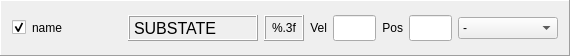
<?xml version="1.0" encoding="UTF-8"?>
<ui version="4.0">
 <class>Frame</class>
 <widget class="QFrame" name="Frame">
  <property name="geometry">
   <rect>
    <x>0</x>
    <y>0</y>
    <width>570</width>
    <height>56</height>
   </rect>
  </property>
  <property name="minimumSize">
   <size>
    <width>570</width>
    <height>56</height>
   </size>
  </property>
  <property name="maximumSize">
   <size>
    <width>600</width>
    <height>60</height>
   </size>
  </property>
  <property name="windowTitle">
   <string>Frame</string>
  </property>
  <property name="styleSheet">
   <string notr="true"/>
  </property>
  <property name="frameShape">
   <enum>QFrame::Panel</enum>
  </property>
  <property name="frameShadow">
   <enum>QFrame::Raised</enum>
  </property>
  <layout class="QGridLayout" name="gridLayout">
   <item row="0" column="0">
    <layout class="QHBoxLayout" name="horizontalLayout_2">
     <item>
      <widget class="QCheckBox" name="check">
       <property name="text">
        <string/>
       </property>
       <property name="checked">
        <bool>true</bool>
       </property>
      </widget>
     </item>
     <item>
      <widget class="QLabel" name="name">
       <property name="sizePolicy">
        <sizepolicy hsizetype="Fixed" vsizetype="Preferred">
         <horstretch>0</horstretch>
         <verstretch>0</verstretch>
        </sizepolicy>
       </property>
       <property name="minimumSize">
        <size>
         <width>90</width>
         <height>0</height>
        </size>
       </property>
       <property name="text">
        <string>name</string>
       </property>
      </widget>
     </item>
     <item>
      <widget class="QLabel" name="substate">
       <property name="minimumSize">
        <size>
         <width>130</width>
         <height>0</height>
        </size>
       </property>
       <property name="font">
        <font>
         <pointsize>12</pointsize>
        </font>
       </property>
       <property name="frameShape">
        <enum>QFrame::Box</enum>
       </property>
       <property name="frameShadow">
        <enum>QFrame::Raised</enum>
       </property>
       <property name="text">
        <string>SUBSTATE</string>
       </property>
       <property name="alignment">
        <set>Qt::AlignLeading|Qt::AlignLeft|Qt::AlignVCenter</set>
       </property>
      </widget>
     </item>
     <item>
      <widget class="QLabel" name="pos_actual">
       <property name="minimumSize">
        <size>
         <width>40</width>
         <height>0</height>
        </size>
       </property>
       <property name="font">
        <font>
         <pointsize>9</pointsize>
        </font>
       </property>
       <property name="frameShape">
        <enum>QFrame::Box</enum>
       </property>
       <property name="frameShadow">
        <enum>QFrame::Raised</enum>
       </property>
       <property name="text">
        <string>%.3f</string>
       </property>
       <property name="alignment">
        <set>Qt::AlignCenter</set>
       </property>
      </widget>
     </item>
     <item>
      <spacer name="horizontalSpacer">
       <property name="orientation">
        <enum>Qt::Horizontal</enum>
       </property>
       <property name="sizeHint" stdset="0">
        <size>
         <width>40</width>
         <height>20</height>
        </size>
       </property>
      </spacer>
     </item>
     <item>
      <widget class="QLabel" name="label_5">
       <property name="sizePolicy">
        <sizepolicy hsizetype="Fixed" vsizetype="Preferred">
         <horstretch>0</horstretch>
         <verstretch>0</verstretch>
        </sizepolicy>
       </property>
       <property name="text">
        <string>Vel</string>
       </property>
       <property name="alignment">
        <set>Qt::AlignRight|Qt::AlignTrailing|Qt::AlignVCenter</set>
       </property>
      </widget>
     </item>
     <item>
      <widget class="QLineEdit" name="input_velocity">
       <property name="sizePolicy">
        <sizepolicy hsizetype="Preferred" vsizetype="Fixed">
         <horstretch>0</horstretch>
         <verstretch>0</verstretch>
        </sizepolicy>
       </property>
       <property name="minimumSize">
        <size>
         <width>40</width>
         <height>0</height>
        </size>
       </property>
       <property name="maximumSize">
        <size>
         <width>100</width>
         <height>16777215</height>
        </size>
       </property>
       <property name="font">
        <font>
         <pointsize>11</pointsize>
        </font>
       </property>
       <property name="alignment">
        <set>Qt::AlignRight|Qt::AlignTrailing|Qt::AlignVCenter</set>
       </property>
      </widget>
     </item>
     <item>
      <widget class="QLabel" name="label_6">
       <property name="sizePolicy">
        <sizepolicy hsizetype="Fixed" vsizetype="Preferred">
         <horstretch>0</horstretch>
         <verstretch>0</verstretch>
        </sizepolicy>
       </property>
       <property name="text">
        <string>Pos</string>
       </property>
       <property name="alignment">
        <set>Qt::AlignRight|Qt::AlignTrailing|Qt::AlignVCenter</set>
       </property>
      </widget>
     </item>
     <item>
      <widget class="QLineEdit" name="input_pos_target">
       <property name="minimumSize">
        <size>
         <width>40</width>
         <height>0</height>
        </size>
       </property>
       <property name="maximumSize">
        <size>
         <width>100</width>
         <height>16777215</height>
        </size>
       </property>
       <property name="font">
        <font>
         <pointsize>11</pointsize>
        </font>
       </property>
       <property name="alignment">
        <set>Qt::AlignRight|Qt::AlignTrailing|Qt::AlignVCenter</set>
       </property>
      </widget>
     </item>
     <item>
      <widget class="QComboBox" name="state_action">
       <property name="minimumSize">
        <size>
         <width>100</width>
         <height>0</height>
        </size>
       </property>
       <property name="maximumSize">
        <size>
         <width>100</width>
         <height>16777215</height>
        </size>
       </property>
       <item>
        <property name="text">
         <string>-</string>
        </property>
       </item>
       <item>
        <property name="text">
         <string>INIT</string>
        </property>
       </item>
       <item>
        <property name="text">
         <string>ENABLE</string>
        </property>
       </item>
       <item>
        <property name="text">
         <string>DISABLE</string>
        </property>
       </item>
       <item>
        <property name="text">
         <string>RESET</string>
        </property>
       </item>
      </widget>
     </item>
    </layout>
   </item>
  </layout>
 </widget>
 <resources/>
 <connections/>
</ui>
